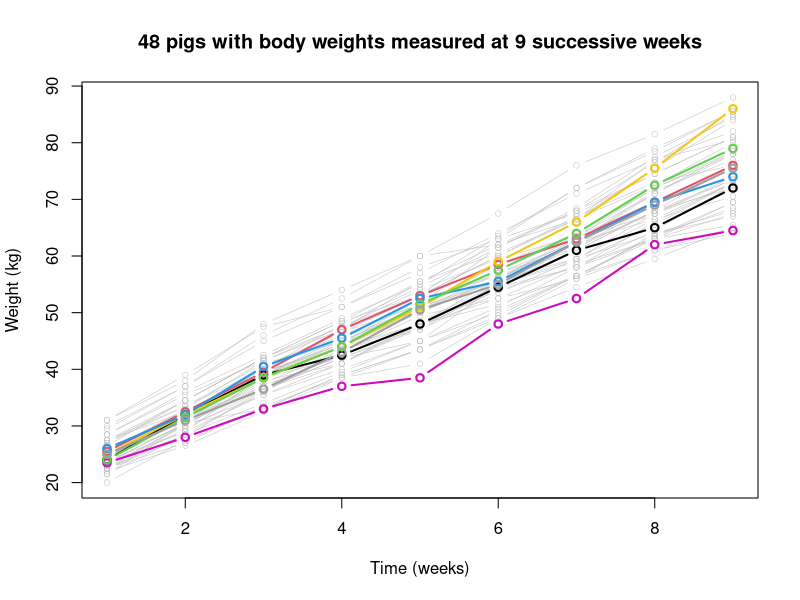
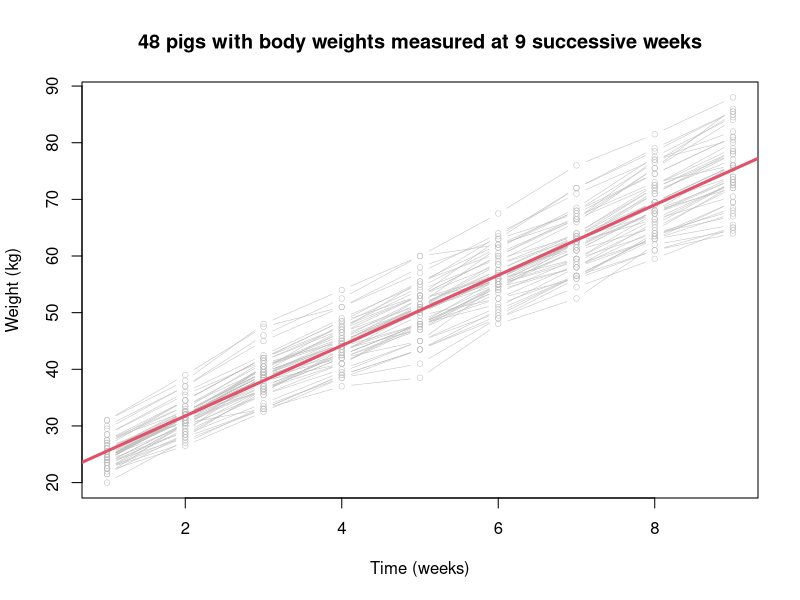
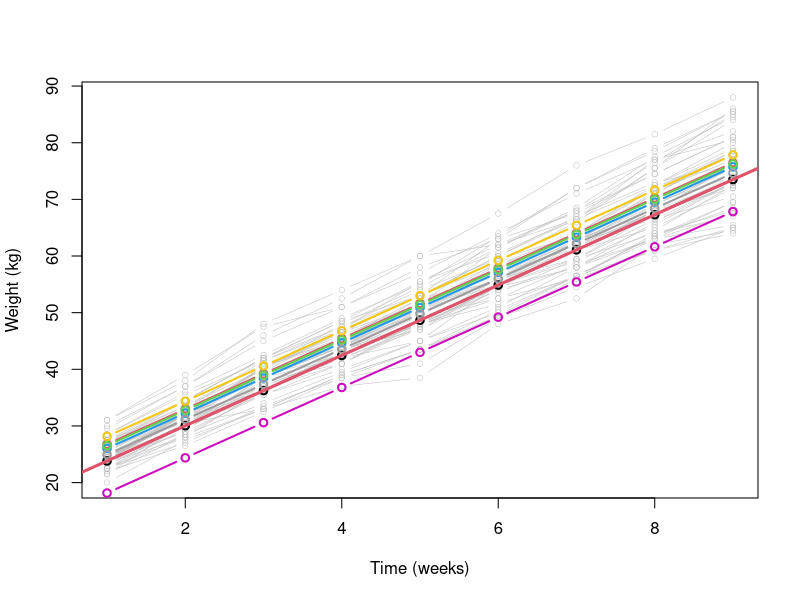
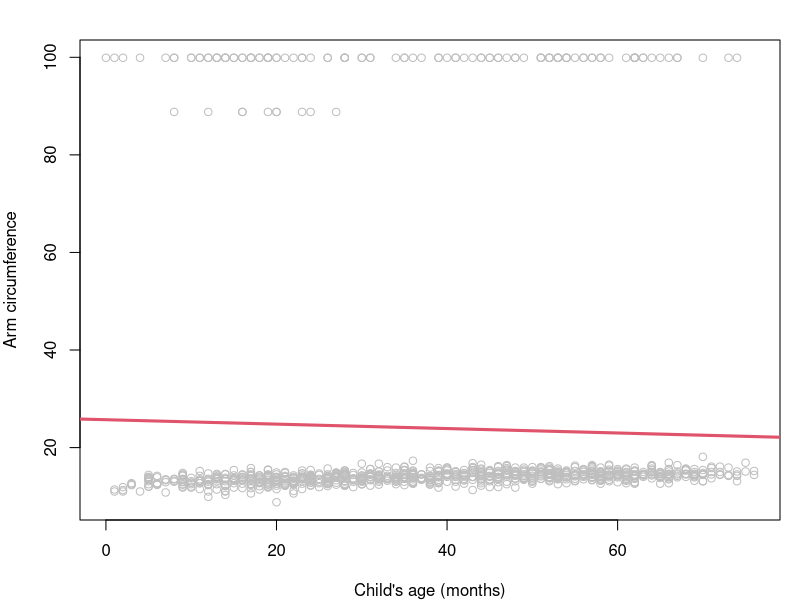
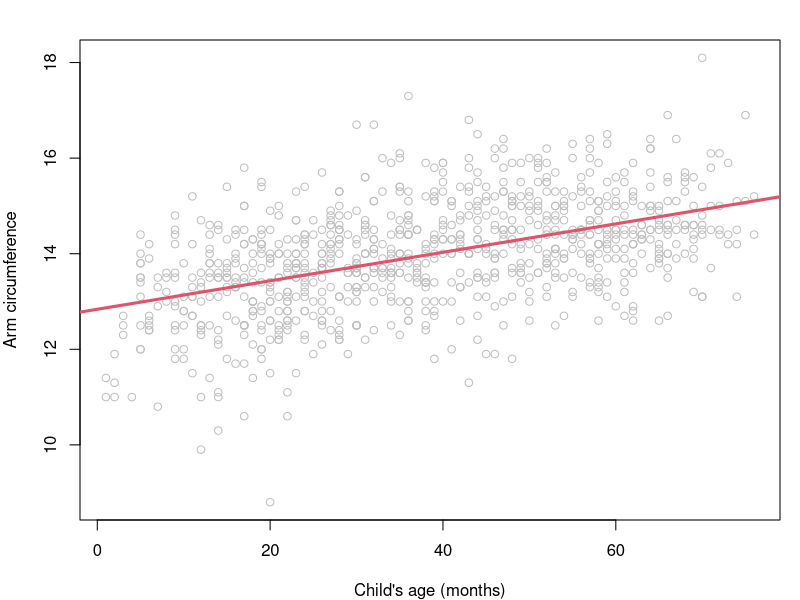
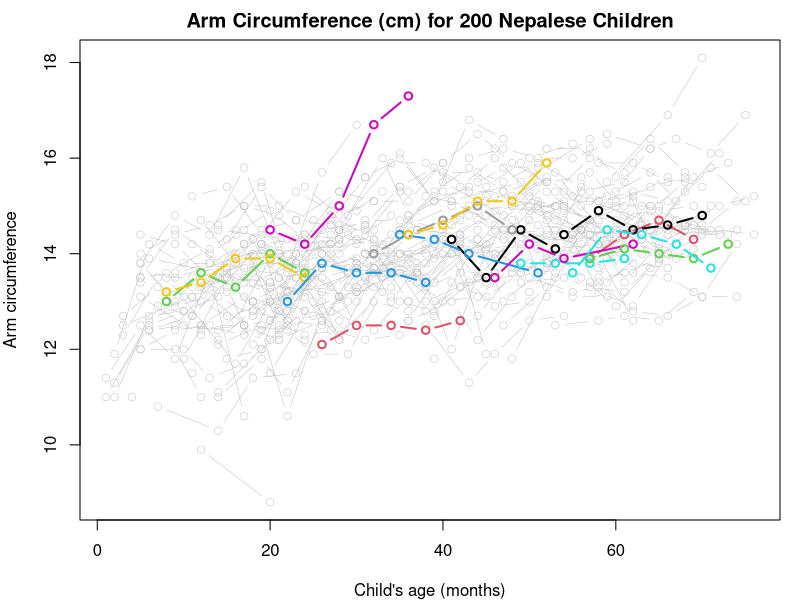
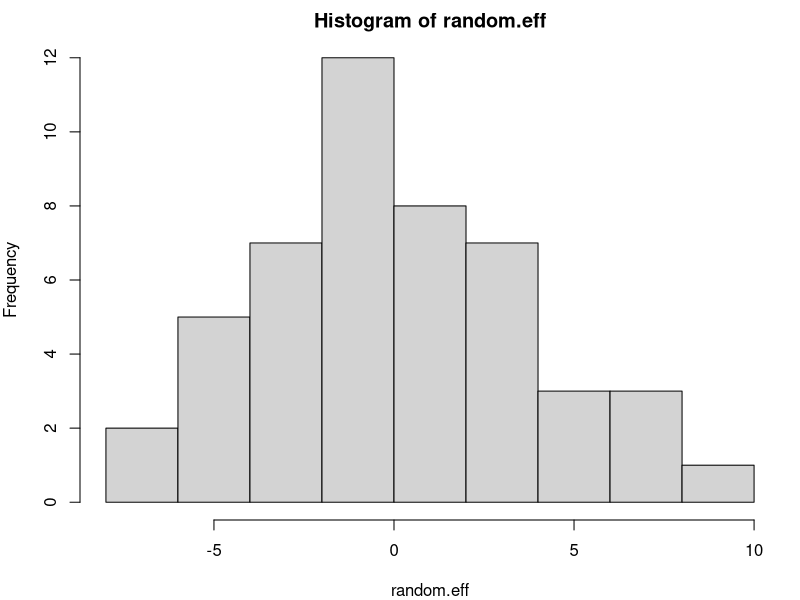
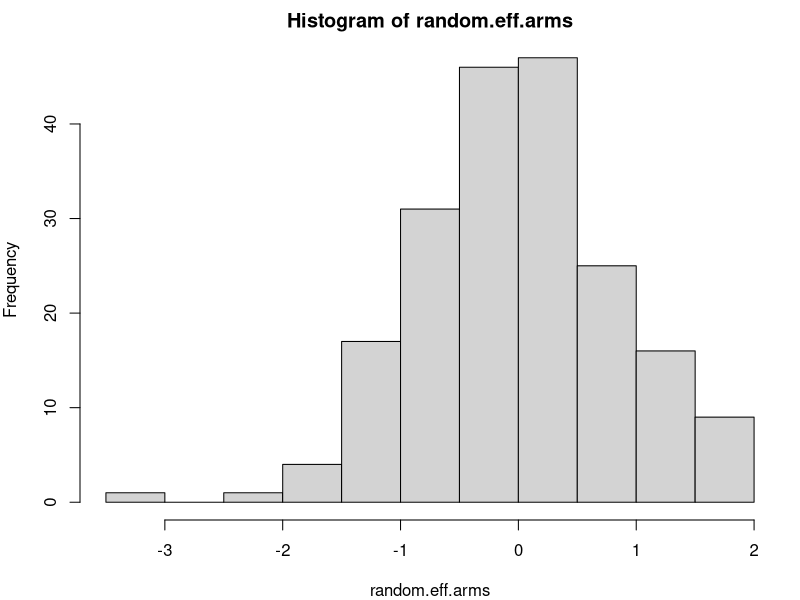

These charts were generated, in order, by the following R code:
setwd("./Data")
#setwd("C:/Users/bbr28/Dropbox/EmoryCourses/BIOS_526/Materials_BRisk_2019/Data")

pig = read.csv('pig.csv')[,2:4]
nepal = read.csv('Nepal.csv')
library(lme4)


#Pig growth
# slide 4
plot (pig$weight~pig$weeks, xlab = "Time (weeks)", ylab = "Weight (kg)", type ="n" )
title (main = "48 pigs with body weights measured at 9 successive weeks", cex = 1.5)
for (i in 1:48){
	y = pig$weight[pig$id == i]; x = pig$weeks[pig$id ==i]
	lines (y~x, type = "b", col = "grey", cex = .75, lwd = .5)
}
for (i in c(1, 10, 15, 20, 30, 35, 40) ){
  y = pig$weight[pig$id == i]; x = pig$weeks[pig$id ==i]
  lines (y~x, type = "b", col = i, cex = 1, lwd = 2)
}

# slide 5
pig[1:13,]

str(pig)
table(pig$id)

  
# slide 6
plot (pig$weight~pig$weeks, xlab = "Time (weeks)", ylab = "Weight (kg)", type ="n" )
title (main = "48 pigs with body weights measured at 9 successive weeks", cex = 1.5)
for (i in 1:48){
  y = pig$weight[pig$id == i]; x = pig$weeks[pig$id ==i]
  lines (y~x, type = "b", col = "grey", cex = .75, lwd = .5)
}
fit.incorrect = lm(pig$weight~pig$weeks)
abline (coef (fit.incorrect), lwd = 3, col = 2)
summary(fit.incorrect)



fit.fixedeffects = lm (weight~weeks + factor(id), data = pig)
plot (pig$weight~pig$weeks, xlab = "Time (weeks)", ylab = "Weight (kg)", type ="n" )
for (i in 1:48){
  y = pig$weight[pig$id == i]; x = pig$weeks[pig$id ==i]
  lines (y~x, type = "b", col = "grey", cex = .75, lwd = .5)
}
id.use = c(1, 10, 15, 20, 30, 35, 40)
for ( i in id.use){
	y = fit.fixedeffects$fitted[pig$id == i]; x = pig$weeks[pig$id ==i]
	lines(y~x, type = "b", col = i, cex = 1, lwd = 2)
}
abline (coef (fit.fixedeffects)[1:2], lwd = 3, col = 2)
summary(fit.fixedeffects)
# note: SE is different



#Nepalese Children

table(nepal$id)
# suggests 5 observations per subject, but...
par (mar = c(4, 4,2, 1))
plot (nepal$arm~nepal$age, col = "grey", xlab = "Child's age (months)", ylab = "Arm circumference" )
abline ( coef(lm (nepal$arm~nepal$age)), col = 2, lwd = 3)

# most of the arm circumferences are less than 20. 
# there appear to be many missing values coded as 99.9 or 88.8
sum(nepal$arm==99.9)
sum(nepal$arm==88.8)


# Important data cleaning:
nepal$arm[ nepal$arm == 99.9] = NA
nepal$arm[ nepal$arm == 88.8] = NA
nepal = subset (nepal, !is.na(arm))
table(nepal$id)
# not balanced

# slide 10
plot (nepal$arm~nepal$age, col = "grey", xlab = "Child's age (months)", ylab = "Arm circumference" )
abline ( coef(lm (nepal$arm~nepal$age)), col = 2, lwd = 3)


# slide 11
plot (nepal$arm~nepal$age, xlab = "Child's age (months)", ylab = "Arm circumference", type ="n" )
for (i in 1:200){
	y = nepal$arm[nepal$id == i]; x = nepal$age[nepal$id ==i]
	lines (y~x, type = "b", col = "grey", cex = 1, lwd = .5)
}
for (i in 1:15){
	y = nepal$arm[nepal$id == i]; x = nepal$age[nepal$id ==i]
	lines (y~x, type = "b", col = i, cex = 1, lwd = 2)
}
title (main = "Arm Circumference (cm) for 200 Nepalese Children", cex = 1.4)


# slide 12
# fit the model assuming data are independent:
fit.incorrect = lm (arm~age, data = nepal)
summary (fit.incorrect)

# fit the model controlling for dependence by estimating the mean structure:
nepal$fid = factor(nepal$id)
fit.fixedeffects = lm (arm~age+fid-1, data = nepal)
summary (fit.fixedeffects)
# note: SE is larger when accounting for subject


## ASIDE: note what happens to R-squared if you remove the intercept:
  temp = lm (arm~age+fid-1, data = nepal)
  summary(temp)
  # R-squared is approximately 1. Is this accurate? 
  # Are predictions the same?
  # Is SE the same?
  1-sum((nepal$arm - fitted(temp))^2)/sum((nepal$arm - mean(nepal$arm))^2)
  1-sum((nepal$arm - fitted(temp))^2)/sum((nepal$arm))^2


# slide 17 -- back to Pigs dataset
fit.randomeffects = lmer(weight~weeks+(1|id), data = pig)
summary(fit.randomeffects)


#note: fit with lmerTest for approximate inference
library(lmerTest)
fit.randomeffects = lmer(weight~weeks+(1|id), data = pig)
summary(fit.randomeffects)


random.eff = ranef(fit.randomeffects)$id[,1]
hist(random.eff)

# slide 18 -- Nepalese children
fit.re.arms = lmer(arm~age+(1|id), data = nepal)
random.eff.arms = ranef (fit.re.arms)$id[,1]
summary(fit.re.arms)
random.eff.arms
hist(random.eff.arms)

    # aside: fit the same lmm with mgcv::gam, which has weird syntax, will be explored in Module 5
    library(mgcv)
    nepal$id2 = as.factor(nepal$id)
    fit.re.arms.check = gam(arm~age+s(id2,bs = 're'),data=nepal,method='REML')
    summary(fit.re.arms.check)    
    # they are equivalent
    # one we learn about gams, we will examine a non-linear effect of age...     
    
    
# re-fit fixed effects:
fit.fe.arms = lm(arm~age+factor(id), data = nepal)
summary(fit.fe.arms)
# estimates differ for effect of age from the mixed model 
# data not balanced


# slide 22
fit = lmer(arm~age+lit+(1|id), data = nepal)
summary(fit)

fit = lmer(arm~age+lit+(1|id), data = nepal)
summary(fit)


fit = lmer(arm~age+lit+(1|id), data = nepal)
summary(fit)



##############
# Slide 29

# simulate data:
tau=4
sigma=2
n = 48
r=9
#generate random effects:

#pdf(file='~/Dropbox/EmoryCourses/BIOS_526/Materials_BRisk/Lectures/M5-RandomIntercept/ICCPig.pdf',width=8,height=5)
par(mfrow=c(1,3))
for (tau in c(0.5,4,16)) {
  thetai = rnorm(n,0,tau)
  thetailong = thetai%x%rep(1,r)
  head(thetailong)
  yij = 15+thetailong+6.2*pig$weeks+rnorm(n*r,0,sigma)
  
  plot(yij~pig$weeks, xlab = "Time (weeks)", ylab = "Weight (kg)", type ="n" )
  for (i in 1:48){
    y = yij[pig$id == i]; x = pig$weeks[pig$id ==i]
    lines (y~x, type = "b", col = "blue", cex = .75, lwd = .5)
  }
  icc = tau^2/(tau^2+sigma^2)
  title(paste('Tau =',tau,', ICC =',round(icc,2)))
} 
#dev.off()


# slide 30
#pdf(file='~/Dropbox/EmoryCourses/BIOS_526/Materials_BRisk/Lectures/M5-RandomIntercept/ICCPig2.pdf',width=8,height=5)
par(mfrow=c(1,3))
tau=4

for (sigmasq in c(0.5,4,16)) {
  thetai = rnorm(n,0,tau)
  thetailong = thetai%x%rep(1,r)
  head(thetailong)
  yij = 15+thetailong+6.2*pig$weeks+rnorm(n*r,0,sqrt(sigmasq))
  
  plot(yij~pig$weeks, xlab = "Time (weeks)", ylab = "Weight (kg)", type ="n" )
  for (i in 1:48){
    y = yij[pig$id == i]; x = pig$weeks[pig$id ==i]
    lines (y~x, type = "b", col = "blue", cex = .75, lwd = .5)
  }
  icc = tau^2/(tau^2+sigmasq)
  title(paste('Sigmasq =',sigmasq,', ICC =',round(icc,2)))
}
#dev.off()






###################
# Slide 46
fit.randomeffects = lmer(weight~weeks+(1|id), data = pig)
summary(fit.randomeffects)
random.eff = ranef(fit.randomeffects)$id[,1]
hist(random.eff)

#re-fit fixed effects model:
fit.fixedeffects = lm (weight~weeks+factor(id)-1, data = pig)
summary(fit.fixedeffects)
coef1 = coef(fit.fixedeffects)[-1]

# random effects (centered around zero) plus the fixed intercept 
# (alternative view of random effects from slide 16)
coef2 = unlist(ranef(fit.randomeffects)) + fixef(fit.randomeffects)[1]
par (mfrow = c(1,2) )
plot (coef2~coef1, cex = 2, xlim = range(coef1), ylim = range(coef1), xlab = "Pig-specific Intercepts (No Shrinkage)", ylab = "Pig-specific Intercepts (With Shrinkage)")
lines (coef2~coef1, type = "p", col = 4, pch = 16, cex = .5)
abline(0,1)
abline( h = fixef(fit.randomeffects)[1], lwd= 2, col = 2, lty = 2)
abline( v = fixef(fit.randomeffects)[1], lwd= 2, col = 2, lty = 2)
lines (fixef(fit.randomeffects)[1],fixef(fit.randomeffects)[1], pch = 16, col = 2, cex = 2, type = "p")


plot (0,0, type = "n", xlim = range(coef1) , ylim = c(.9,2.1),  yaxt = "n", xlab = "", ylab = "")
for (i in 1:length(coef2) ){ lines ( c(1,2)~c(coef2[i], coef1[i]), col = "grey", type = "l")}
abline (h = c(1,2))
lines (fixef(fit.randomeffects)[1],1, pch = 16, col = 2, cex = 2, type = "p")
text (mean(range(coef1)), .9, "Shrunken Estimates")
text (mean(range(coef1)), 2.1, "Raw Estimates")



## Slide 47
fit = lm (arm~age+factor(id)-1, data = nepal)
coef1 = coef(fit)[-1]
fit2 = lmer(arm~age+(1|id), data = nepal)
coef2 = unlist(ranef(fit2)) + fixef(fit2)[1]

#pdf(file='~/Dropbox/EmoryCourses/BIOS_526/Materials_BRisk/Lectures/M5-RandomIntercept/ShrinkNepal_v2.pdf',width=11,height=6)
par (mfrow = c(1,2))
plot (coef2~coef1, cex = 2, xlim = range(coef1), ylim = range(coef1), xlab = "Child-specific Intercepts (No Shrinkage)", ylab = "Child-specific Intercepts (With Shrinkage)")
lines (coef2~coef1, type = "p", col = 4, pch = 16, cex = .5)
abline(0,1)
abline( h = fixef(fit2)[1], lwd= 2, col = 2, lty = 2)
abline( v = fixef(fit2)[1], lwd= 2, col = 2, lty = 2)
lines (fixef(fit2)[1],fixef(fit2)[1], pch = 16, col = 2, cex = 2, type = "p")


plot (0,0, type = "n", xlim = range(coef1) , ylim = c(.9,2.1),  yaxt = "n", xlab = "", ylab = "")
for (i in 1:length(coef2) ){ lines ( c(1,2)~c(coef2[i], coef1[i]), col = "grey", type = "l")}
abline (h = c(1,2))
lines (fixef(fit2)[1],1, pch = 16, col = 2, cex = 2, type = "p")
text (mean(range(coef1)), .9, "Shrunken Estimates")
text (mean(range(coef1)), 2.1, "Raw Estimates")
#dev.off()



## Slide 48
# add more noise (i.e., measurement error)
set.seed(123)
nepal$arm2 = nepal$arm + rnorm (nrow(nepal), 0, sqrt(2))
fit = lm (arm2~age+factor(id)-1, data = nepal)
coef1 = coef(fit)[-1]
fit2 = lmer(arm2~age+(1|id), data = nepal)
coef2 = unlist(ranef(fit2)) + fixef(fit2)[1]
summary(fit2)

#pdf(file='~/Dropbox/EmoryCourses/BIOS_526/Materials_BRisk/Lectures/M5-RandomIntercept/ShrinkNepal_Noise_v2.pdf',width=11,height=6)

par (mfrow = c(1,2))
plot (coef2~coef1, cex = 2, xlim = range(coef1), ylim = range(coef1), xlab = "Child-specific Intercepts (No Shrinkage)", ylab = "Child-specific Intercepts (With Shrinkage)")
lines (coef2~coef1, type = "p", col = 4, pch = 16, cex = .5)
abline(0,1)
abline( h = fixef(fit2)[1], lwd= 2, col = 2, lty = 2)
abline( v = fixef(fit2)[1], lwd= 2, col = 2, lty = 2)
lines (fixef(fit2)[1],fixef(fit2)[1], pch = 16, col = 2, cex = 2, type = "p")

plot (0,0, type = "n", xlim = range(coef1) , ylim = c(.9,2.1),  yaxt = "n", xlab = "", ylab = "")
for (i in 1:length(coef2) ){ lines ( c(1,2)~c(coef2[i], coef1[i]), col = "grey", type = "l")}
abline (h = c(1,2))
lines (fixef(fit2)[1],1, pch = 16, col = 2, cex = 2, type = "p")
text (mean(range(coef1)), .9, "Shrunken Estimates")
text (mean(range(coef1)), 2.1, "Raw Estimates")

#dev.off()

######################


# Slide 49
fit = lm (arm~age+factor(id)-1, data = nepal)
coef1 = coef(fit)[-1]
fit2 = lmer(arm~age+(1|id), data = nepal)
coef2 = unlist(ranef(fit2)) + fixef(fit2)[1]

par (mfrow = c(1,2), mar = c(4,4,1,1))
n = tapply (!is.na(nepal$arm), factor(nepal$id), sum)
plot ( (coef1-coef2)/coef1~n[n!=0], cex = 2, xlab = "Sample Size per Child", ylab = "% Shrinkage")
abline( h = 0, col = 2, lwd = 3, lty = 3)

se = sqrt(diag(vcov (fit))[-1])
plot ( (coef1-coef2)/coef1~se, cex = 2, xlab = "Standard Error of Raw Estimates", ylab = "% Shrinkage")
abline( h = 0, col = 2, lwd = 3, lty = 3)

nepal$wt[ nepal$wt == 99.9] = NA
nepal$wt[ nepal$wt == 88.8] = NA

fit = lmer(arm~age+(1|id), data = nepal)
random.eff = ranef (fit)$id[,1]
summary(fit)
random.eff[1:2]

#############
# Slide 54
# default is REML:
fit.randomeffects = lmer(weight~weeks+(1|id), data = pig)
summary(fit.randomeffects)

# estimation with mle:
fit.randomeffects.mle = lmer(weight~weeks+(1|id), data = pig, REML = FALSE)
summary(fit.randomeffects.mle)

###########################
##############################
# Random slopes:
##############################
###########################

nepal$ageC = nepal$age - 36
nepal$sex = as.factor(nepal$sex)


# Slide 64:
fit = lmer (arm~ ageC + (ageC|id), data = nepal)
summary(fit)

# note: ageC is both fixed and random
# fixed effect is the population average trend
# random effects is the interaction between random intercept and fixed effect
# interaction between fixed and random is random

# NOTES on model specification in lme4:
# See table 2 in https://cran.r-project.org/web/packages/lme4/vignettes/lmer.pdf 


fit.scale = lmer (arm~ scale(ageC) + (scale(ageC)|id), data = nepal)
summary(fit.scale)

#note how it differs without centering
temp = lmer(arm~age+(age|id),data=nepal)
summary(temp)
# what changes?
# NOTE: Who has a mac? Please run. Convergence warnings? Sometimes differ across
# platforms or versions

# Slide 67:    
fit = lmer (arm~ ageC + (ageC|id), data = nepal,REML=FALSE)
fit.randomintercept = lmer(arm~ageC+(1|id),data=nepal,REML=FALSE)
AIC(fit)
AIC(fit.randomintercept)
anova(fit.randomintercept,fit) 



# Slide 68:
fit.indep = lmer (arm~ ageC + (1|id) + (0+ageC|id), data = nepal)
summary(fit.indep)



    # model without random intercepts:
    # don't do this:
    fit.norandomint = lmer (arm~ ageC + (0+ageC|id), data = nepal)
    summary(fit.norandomint)
    fit.norandomint = lmer (arm~ ageC + (0+ageC|id), data = nepal,REML=FALSE)
    AIC(fit)
    AIC(fit.norandomint)

# refit the REML model for later comparison:
fit = lmer (arm~ ageC + (ageC|id), data = nepal)


#################################

# NOTE:
# alternatively, we could fit a model with an interaction between subject and slope
nepal$id = factor(nepal$id)
fit.fe.default = lm (arm~ ageC*id, data = nepal)
summary(fit.fe.default) 

# but in this model, the ageC slope corresponds to slope for id1
# recode using sum-to-zero contrasts:
contrasts(nepal$id) = contr.sum
fit.fe = lm (arm~ ageC*id, data = nepal)
summary(fit.fe)
# note: results in some singularities due to no repeated measurements for some subjects

# Since these children are a random sample, we can use 
# our scientific goals to guide our decision to use random effects:
# characterize the population of children in Nepal.


# what happens in balanced data:?
pig = read.csv('pig.csv')[,2:4]
pig$id = as.factor(pig$id)
contrasts(pig$id) = contr.sum
temp = lmer(weight~weeks+(weeks|id),data=pig)
summary(temp)

temp.fe = lm(weight~weeks*id,data=pig)
summary(temp.fe)
# slopes of week are equal, but SE are different. 
# unlike model with random intercepts only, inference is not equivalent. 

####


# code used later on, here makes the coefficients estimated the same, i.e.,
# only includes subjects with repeated measurements. We just do this to facilitate
# comparison of the fixed effect approach to the random effect approach, but in
# general, we can use all the data:)

use =  unique (nepal$id)[ tapply (!is.na(nepal$arm), factor(nepal$id), sum) > 1]
(p = length (use))
length(levels(nepal$id))
fit.fix = lm (arm~ id*ageC - ageC -1, data = subset(nepal, id %in% use) )
fit.re = lmer (arm~ ageC + (ageC|id), data = subset(nepal, id %in% use) )

# note: coef extract fixed + random
re.int = coef(fit)$id[,1] # extract intercepts

# coding tip: ranef extracts just random:
apply(coef(fit)$id,2,mean) #coef are centered around overall effects
apply(ranef(fit)$id,2,mean) # random effects are mean zero


re.slope = coef(fit)$id[,2]
sum(re.slope<0)

fix.int = coef(fit.fix)[1:p]
fix.slope = coef(fit.fix)[(p+1):(2*p)]
sum(fix.slope<0)

# Slide 70
par(mfrow=c(2,2))
hist(fix.int,main='Fixed Subj. Intercept + Main Intercept',breaks=15)
hist(fix.slope,main='Fixed Slope + Main Slope')


hist(re.int,main='Random  Intercept + Main Intercept')
hist(re.slope,main='Random Slope + Main Slope')





##########
# Slide 71: 
plot (nepal$arm~nepal$ageC, xlab = "Child's age - 36 (months)", ylab = "Arm circumference", type ="n" )
for (i in 1:200){
  y = nepal$arm[nepal$id == i]; x = nepal$ageC[nepal$id ==i]
  lines (y~x, type = "b", col = "grey", cex = 1, lwd = .5)
}

# Extract random effects for a few subjects:

# include two subjects that are extreme:
which.min(coef(fit)$id[,1])
which.max(coef(fit)$id[,2])

#use = c(1:15, 57, 103, 105)

use = c(57,105)
for (i in use ){
  x = range(nepal$ageC[nepal$id ==i])
  beta = as.numeric(coef(fit)$id[i,])
  y = beta[1] + beta[2]*x
  lines (y~x, type = "l", col = i+2, cex = 1, lwd = 2)
}

for (i in use){
  y = nepal$arm[nepal$id == i]; x = nepal$ageC[nepal$id ==i]
  lines (y~x, type = "p", col = i+2, cex = 1, lwd = 2)
}


abline( 13.9439, 0.032527, col=2, lwd = 4, lty = 2)
legend("bottomright", "Mean Trend", col = 2, lwd = 4, lty = 2, cex = 1.5, bty = "n")
text (-25, 9.5, "ID = 105", col = "red", font = 2)
text (-20, 12.6, "ID = 57", col = "red", font = 2)

# Slide 72
fit.subset = lmer (arm~ageC+(ageC|id), data = subset(nepal, id != 57 & id != 105) )
summary(fit.subset)

VarCorr(fit)
VarCorr(fit.subset)




#### Shrinkage

# again subset to observations where fe can be estimated:
use =  unique (nepal$id)[ tapply (!is.na(nepal$arm), factor(nepal$id), sum) > 1]
(p = length (use))
length(levels(nepal$id))

fit.fix = lm (arm~ id*ageC - ageC -1, data = subset(nepal, id %in% use) )
fit.re = lmer (arm~ ageC + (ageC|id), data = subset(nepal, id %in% use) )

# note: coef extract fixed + random
re.int = coef(fit)$id[,1]
re.slope = coef(fit)$id[,2]
fix.int = coef(fit.fix)[1:p]
fix.slope = coef(fit.fix)[(p+1):(2*p)]
fix.int.se = sqrt(diag(vcov(fit.fix))[1:p])
fix.slope.se = sqrt(diag(vcov(fit.fix))[(p+1):(2*p)])


pdf(file='Shrinkage_v2.pdf',width=8,height=5)
par (mfrow = c(1,2))

# Create plots for shrinkage of random intercepts:
plot (0,0, type = "n", xlim = range(fix.int) , ylim = c(.9,2.1),  yaxt = "n", xlab = "", ylab = "")
for (i in 1:p ){ lines ( c(2,1)~c(fix.int[i], re.int[i]), col = "grey", type = "l")}
abline (h = c(1,2))

# lines are shrunk towards main effects:
lines (fixef(fit.re)[1],1, pch = 16, col = 2, cex = 2, type = "p")

#use halfway point of range to locate text:
text (mean(range(fix.int)), .9, "Shrunken Intercept Estimates")
text (mean(range(fix.int)), 2.1, "Fixed Effect Intercept Estimates")


# Create plots for shrinkage of random slopes:
plot (0,0, type = "n", xlim = range(fix.slope) , ylim = c(.9,2.1),  yaxt = "n", xlab = "", ylab = "")
for (i in 1:p ){ lines ( c(2,1)~c(fix.slope[i], re.slope[i]), col = "grey", type = "l")}
abline (h = c(1,2))
lines (fixef(fit.re)[2],1, pch = 16, col = 2, cex = 2, type = "p")
text (mean(range(fix.slope)), .9, "Shrunken Slope Estimates")
text (mean(range(fix.slope)), 2.1, "Fixed Effect Slope Estimates")
dev.off()
####################
########
#



#### Simulated Curves ####
library (MASS)
Sigma = matrix (c(0.85^2,  0.0016, 0.0016, 0.021^2), ncol = 2)
plot (nepal$arm~nepal$ageC, xlab = "Child's age - 36 (months)", ylab = "Arm circumference", type ="n" )
x = seq(-36, 40, 1)
simcurve = NULL
for (i in 1:500){
  theta = mvrnorm(1, c(13.94, 0.0325), Sigma) 
  y = theta[1] + x*theta[2]
  simcurve = rbind (simcurve, y)
  lines (y~x,  col="#0000ff22", cex = 2, lwd = .5, type = "l")
}

# Slide 74
# approximate confidence intervals using simulated values:
lower = apply (simcurve, 2, quantile, 0.025)
upper = apply (simcurve, 2, quantile, 0.975)

abline (13.94, 0.0325, lwd = 5, col = "blue")
lines (lower~x, lwd = 3, col = "blue", lty = 3)
lines (upper~x, lwd = 3, col = "blue", lty = 3)
legend ("bottomright", c("Average Trend", "95% Prediction Interval"), lwd = c(3,5), lty = c(1, 3), bty = "n", cex = 1.2, col = 4)

title (main = "Predicted Growth Curves for 500 Children")



# Slide 80: 

# Don't use this model:
fit.sexwtlit = lmer (arm~sex+lit+sex*ageC + lit*ageC + wt+ (ageC|id), data = nepal)
summary(fit.sexwtlit)

# NOTE: Do not use if you have convergence issues.
# This can occur with random slopes, and scaling ageC will help.
# We also scale and center wt, which help for interpretability
fit.sexwtlit.scale = lmer (arm~sex+lit+sex*scale(ageC) + lit*scale(ageC) + scale(wt)+ (scale(ageC)|id), data = nepal)
summary(fit.sexwtlit.scale)
#NOTE: if there were no convergence issues, 

summary(fit.sexwtlit.scale)




# NOTE: The correlation output is  helpful
# We typically see how correlations with interactions reflects
# the general issue of decreased power with interactions
# based on the fitted model and thus reflect impacts on SE,
# different from naive correlations:
a = model.matrix(fit.sexwtlit.scale)
cor(a)
#(correlations with intercept are 0 because it is constant)


# note the variance components decrease a little bit relative to model without additional covariates:
VarCorr(fit)
VarCorr(fit.sexwtlit.scale)


## Alternative and equivalent specification:
fit.sexwtlit.scale.equivalent = lmer (arm~sex+lit+sex*scale(ageC) + lit*scale(ageC) + scale(wt) + (1+scale(ageC)|id), data = nepal)

summary(fit.sexwtlit.scale.equivalent)
summary(fit.sexwtlit.scale)



##############
## Extra material:
#### Pooling plot

use =  unique (nepal$id)[ tapply (!is.na(nepal$arm), factor(nepal$id), sum) > 1]
fit.fix = lm (arm~ factor(id)*ageC - ageC -1, data = subset(nepal, id %in% use) )
fit.re = lmer(arm~ ageC + (ageC|id), data = subset(nepal, id %in% use) )

summary(fit.re)
p = length (use)
re.int = coef(fit)$id[,1]
re.slope = coef(fit)$id[,2]
fix.int = coef(fit.fix)[1:p]
fix.slope = coef(fit.fix)[(p+1):(2*p)]
fix.int.se = sqrt(diag(vcov(fit.fix))[1:p])
fix.slope.se = sqrt(diag(vcov(fit.fix))[(p+1):(2*p)])

tausq.slope = unlist(VarCorr(fit.re))[4]

par (mfrow = c(2,2))
hist (re.int, main = "Fixed Intercepts", xlab = "")
hist (re.slope, main = "Fixed Slopes", xlab = "")
hist (fix.int, main = "Random Intercepts", xlab = "")
hist (fix.slope, main = "Random Slopes", xlab = "")

slope.up = fix.slope  + 1.96*fix.slope.se
slope.low = fix.slope  - 1.96*fix.slope.se

order.i = order (fix.slope.se, decreasing = T)

plot (fix.slope[order.i]~c(1:p), xlim =c(1, 220), ylim = c(-.2, .25) , ylab = "Age Slope", xlab = "", xaxt = "n", bty = "n", pch = 16)
for ( i in 1:p){	lines (c(slope.up[order.i][i], slope.low[order.i][i])~c(i,i), type="l")}
abline(h = 0,col = 2, lwd = 2)
abline (v = 195, lwd = 2, lty = 3)

se.1 = sqrt ( sum(fix.slope.se^2)/p )
se.2 = sqrt ( 1/ sum(1/(fix.slope.se^2)) )
se.3 = sqrt ( 1/ sum(1/(fix.slope.se^2+tausq.slope)))
lines (mean (fix.slope)~c(200), pch = 16, cex = 1.5, col = 2, type = "p")
lines (c(mean(fix.slope)-1.96*se.1, mean(fix.slope)+1.96*se.1)~c(200, 200), type="l", col=2, lwd = 2)

est=sum(fix.slope*(1/(fix.slope.se)^2))/sum((1/(fix.slope.se)^2)) 
lines (sum(fix.slope*(1/(fix.slope.se)^2))/sum((1/(fix.slope.se)^2)) ~c(210), pch = 16, cex = 1, col = "orange", type = "p")
lines (c(est-1.96*se.2, est+1.96*se.2)~c(210, 210), type="l", col = "orange", lwd = 2)

est=sum(fix.slope*(1/(fix.slope.se^2+tausq.slope)))/sum((1/(fix.slope.se^2+tausq.slope)))
lines (est~c(220), pch = 16, cex = 1, col = 4, type = "p")
lines (c(est-1.96*se.3, est+1.96*se.3)~c(220, 220), type="l", col = 4, lwd = 2)

legend ("bottom", legend = c("Simple Average: 0.029 (-0.062, 0.120)", "Inverse-variance Average: 0.031(0.026, 0.037)", 
                             "Normal Random Effect: 0.031(0.025, 0.038)"), 
        col = c("red","orange","blue"), lwd = 2, cex = 1.2, bty="n")
text(80, .25, "Individual Age Slope", font = 2, cex = 1.3)
text(210, .25, "Pooled \n Estimate", font = 2, cex = 1.3)
